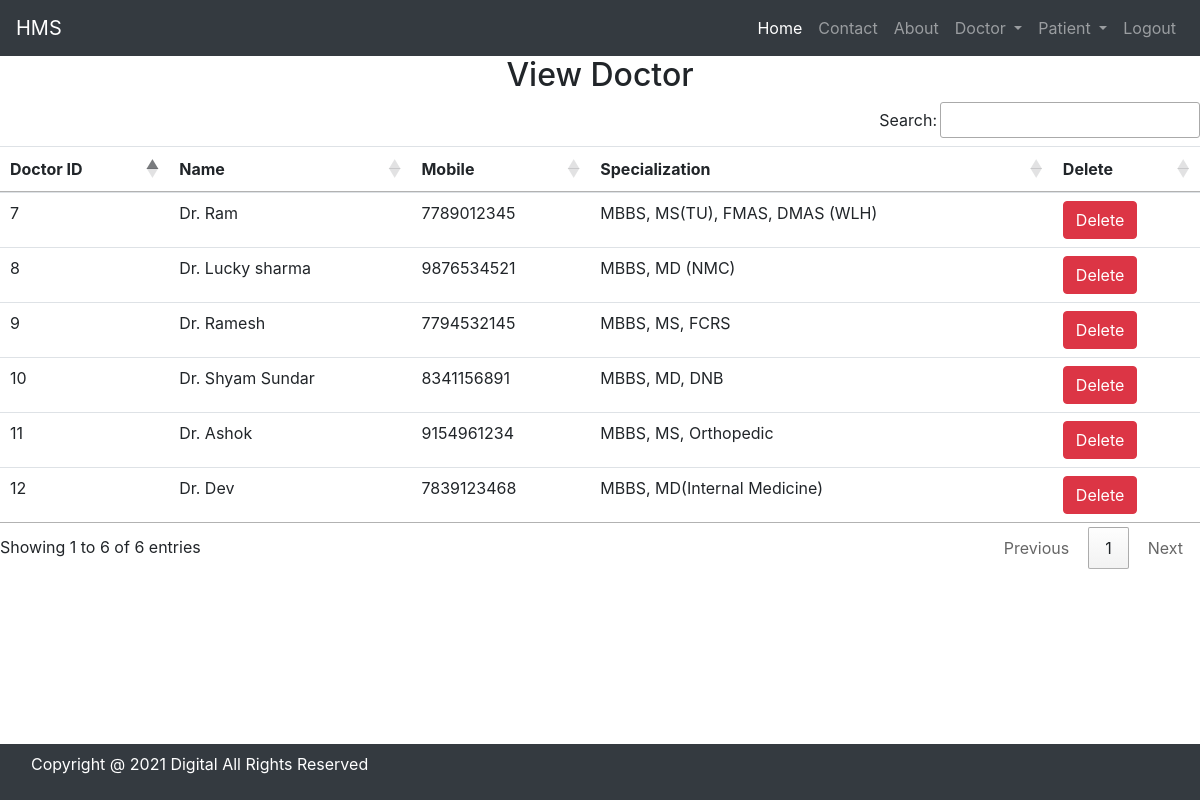
/view_doctor/ (signed in), run on the app's committed database.
### hospital/models.py (models this page shows)
class Doctor(models.Model):
    name = models.CharField(max_length=30)
    mobile = models.IntegerField()
    special = models.CharField(max_length=30)

### hospital/views.py (the view)
# urls.py: path('view_doctor/', views.view_doctor, name='view_doctor'),
def view_doctor(request):
    if not request.user.is_staff:
        return redirect('login')
    doc = Doctor.objects.all()
    d = {'doc': doc}
    return render(request, 'view_doctor.html', d)

### templates/view_doctor.html
{%  include 'base.html' %}
{% include 'navigation.html' %}
{%  block content %}
<div>
    <h2 class="text-center">View Doctor</h2>
    <table id="example" class="table table-hover">
        <thead>
        <tr>
            <th>Doctor ID</th>
            <th>Name</th>
            <th>Mobile</th>
            <th>Specialization</th>
            <th>Delete</th>
        </tr>
        </thead>
        <tbody>
        {% for i in doc %}
        <tr>
            <td>{{ i.id }}</td>
            <td>{{ i.name }}</td>
            <td>{{ i.mobile }}</td>
            <td>{{ i.special }}</td>
            <td><a href="{% url 'hospital:delete_doctor' i.id %}" onclick="return confirm('Are You sure you want to delete')" class="btn btn-danger">Delete</a></td>
        </tr>
        {%  endfor %}
        </tbody>
    </table>
</div>
{% endblock content %}
{% include 'footer.html' %}

### templates/base.html (shortened to what this page needs)
{% load static %}
<!doctype html>
<html lang="en">
<head>
    <link rel="stylesheet" href="https://cdn.jsdelivr.net/npm/bootstrap@4.6.1/dist/css/bootstrap.min.css">
    <link rel="stylesheet" href="https://use.fontawesome.com/releases/v5.7.0/css/all.css">
    <link rel="stylesheet" type="text/css" href="{% static 'css/mystyle.css' %}">
    <link rel="stylesheet"href="https://cdn.datatables.net/1.11.5/css/jquery.dataTables.min.css"/>
    <link rel="stylesheet" href="https://cdn.datatables.net/buttons/2.2.2/css/buttons.dataTables.min.css"/>
</head>
<body>
</body>
</html>

### templates/navigation.html (shortened to what this page needs)
<nav class="navbar navbar-expand-lg navbar-dark bg-dark">
  <a class="navbar-brand" href="#">HMS</a>
  <div class="collapse navbar-collapse" id="navbarSupportedContent">
    <ul class="navbar-nav ml-auto">
      <li class="nav-item active">
        <a class="nav-link" href="{% url 'hospital:home' %}">Home <span class="sr-only">(current)</span></a>
      </li>
      <li class="nav-item">
        <a class="nav-link" href="{% url 'hospital:contact' %}">Contact</a>
      </li>
        <li class="nav-item">
        <a class="nav-link" href="{% url 'hospital:about' %}">About</a>
      </li>
        {% if request.user.is_staff %}
      <li class="nav-item dropdown">
        <a class="nav-link dropdown-toggle" href="#" id="navbarDropdown" role="button" data-toggle="dropdown" aria-haspopup="true" aria-expanded="false">
          Doctor
        </a>
      </li>
     <li class="nav-item dropdown">
        <a class="nav-link dropdown-toggle" href="#" id="navbarDropdown" role="button" data-toggle="dropdown" aria-haspopup="true" aria-expanded="false">
          Patient
        </a>
      </li>
        <li class="nav-item">
        <a class="nav-link" href="{% url 'hospital:logout_admin' %}">Logout</a>
      </li>
        {% endif %}
    </ul>
  </div>
</nav>

### templates/footer.html
<nav class="navbar navbar-expand-sm bg-dark navbar-dark fixed-bottom">
<div class="footer-bottom">
    <div class="container">
        <div class="row">
            <div class="col-sm-12 text-center">
                <div class="copyright-text">
                    <p class="text-white">Copyright @ 2021 Digital All Rights Reserved</p>
                </div>
            </div>
        </div>
    </div>
</div>
</nav>

### data on the page
Doctor: id "7", name "Dr. Ram", mobile "7789012345", special "MBBS, MS(TU), FMAS, DMAS (WLH)"
Doctor: id "8", name "Dr. Lucky sharma", mobile "9876534521", special "MBBS, MD (NMC)"
Doctor: id "9", name "Dr. Ramesh", mobile "7794532145", special "MBBS, MS, FCRS"
Doctor: id "10", name "Dr. Shyam Sundar", mobile "8341156891", special "MBBS, MD, DNB"
Doctor: id "11", name "Dr. Ashok", mobile "9154961234", special "MBBS, MS, Orthopedic"
Doctor: id "12", name "Dr. Dev", mobile "7839123468", special "MBBS, MD(Internal Medicine)"
